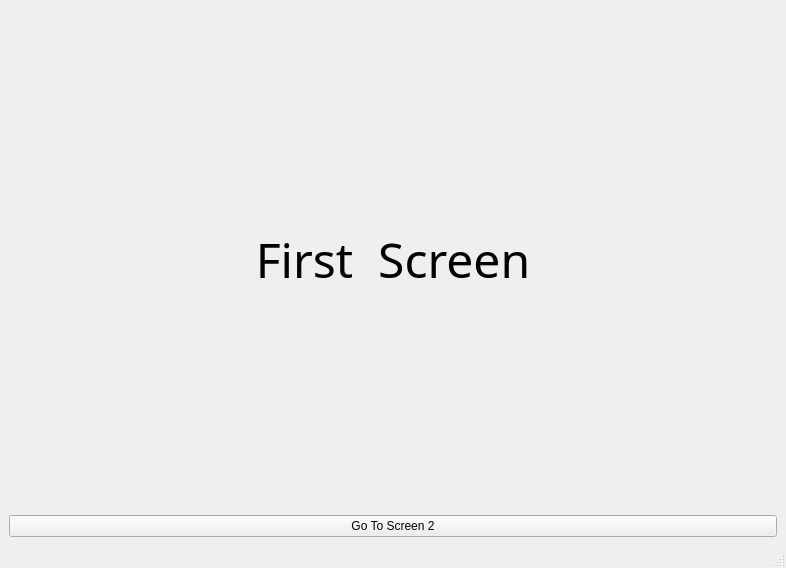
<?xml version="1.0" encoding="UTF-8"?>
<ui version="4.0">
 <class>MainWindow</class>
 <widget class="QMainWindow" name="MainWindow">
  <property name="geometry">
   <rect>
    <x>0</x>
    <y>0</y>
    <width>786</width>
    <height>568</height>
   </rect>
  </property>
  <property name="windowTitle">
   <string>MainWindow</string>
  </property>
  <widget class="QWidget" name="centralwidget">
   <layout class="QGridLayout" name="gridLayout_2">
    <item row="0" column="0">
     <layout class="QGridLayout" name="gridLayout">
      <item row="2" column="0">
       <widget class="QPushButton" name="secondbtn">
        <property name="text">
         <string>Go To Screen 2</string>
        </property>
       </widget>
      </item>
      <item row="1" column="0">
       <widget class="QLabel" name="label">
        <property name="font">
         <font>
          <family>Menlo</family>
          <pointsize>36</pointsize>
         </font>
        </property>
        <property name="text">
         <string>First  Screen</string>
        </property>
        <property name="alignment">
         <set>Qt::AlignCenter</set>
        </property>
       </widget>
      </item>
     </layout>
    </item>
   </layout>
  </widget>
  <widget class="QMenuBar" name="menubar">
   <property name="geometry">
    <rect>
     <x>0</x>
     <y>0</y>
     <width>786</width>
     <height>22</height>
    </rect>
   </property>
  </widget>
  <widget class="QStatusBar" name="statusbar"/>
 </widget>
 <resources/>
 <connections/>
</ui>
